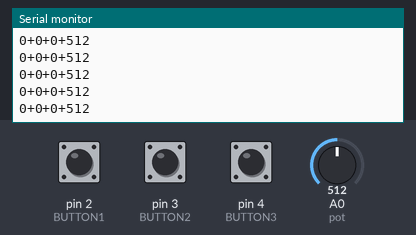
Simulated run of this sketch. Board: Arduino Uno, built with avr-gcc and run on an emulated ATmega328P. Parts: the last lines printed to the serial monitor. Inputs (shaded band) come from the test bench; at power-on: A0 (pot) = 512, pin 2 (BUTTON1) LOW, pin 3 (BUTTON2) LOW, pin 4 (BUTTON3) LOW.

Above: at 1.2 s.
1.3 s: A0 (pot) set to 716
At 2.1 s:
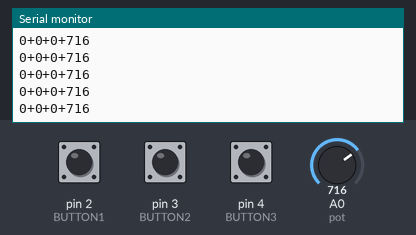
2.8 s: pin 2 (BUTTON1) pulled HIGH for 0.15 s
4.4 s: pin 3 (BUTTON2) pulled HIGH for 0.15 s
6.0 s: pin 4 (BUTTON3) pulled HIGH for 0.15 s
7.6 s: A0 (pot) set to 900
At 8.5 s:
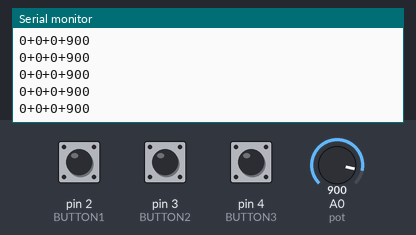
9.1 s: pin 2 (BUTTON1) pulled HIGH for 1 s
At 9.8 s:
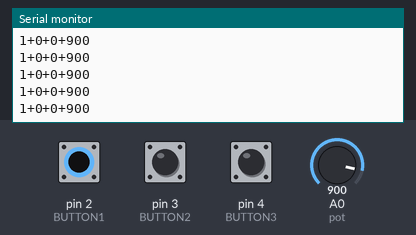
Timing chart, 0 to 12.1 s (numbered marks = the images above; inputs shaded):
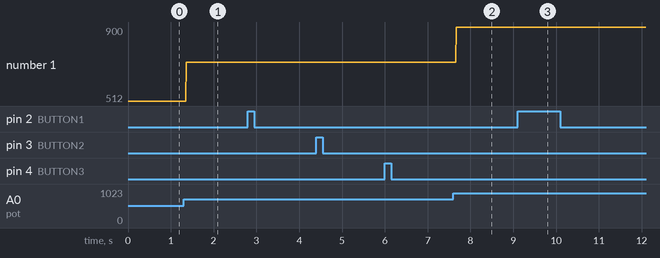

The sketch:

system-control.ino
```cpp
#define pot A0

#define BUTTON1 2
#define BUTTON2 3
#define BUTTON3 4

void setup() {
  Serial.begin(9600);

}

void loop() {

  Serial.print(digitalRead(BUTTON1));
  Serial.print("+");
  Serial.print(digitalRead(BUTTON2));
  Serial.print("+");
  Serial.print(digitalRead(BUTTON3));
  Serial.print("+");
  Serial.println(analogRead(pot));

}
```

Measured:
- after the input at 1.3 s, the serial monitor: prints a new line after 0.06 s (image 1)
- after the input at 7.6 s, the serial monitor: prints a new line after 0.07 s (image 2)
- after the input at 9.1 s, the serial monitor: prints a new line after 0.08 s (image 3)
- plotted number 1: 512 → 716 after the input at 1.3 s, 716 → 900 after the input at 7.6 s
